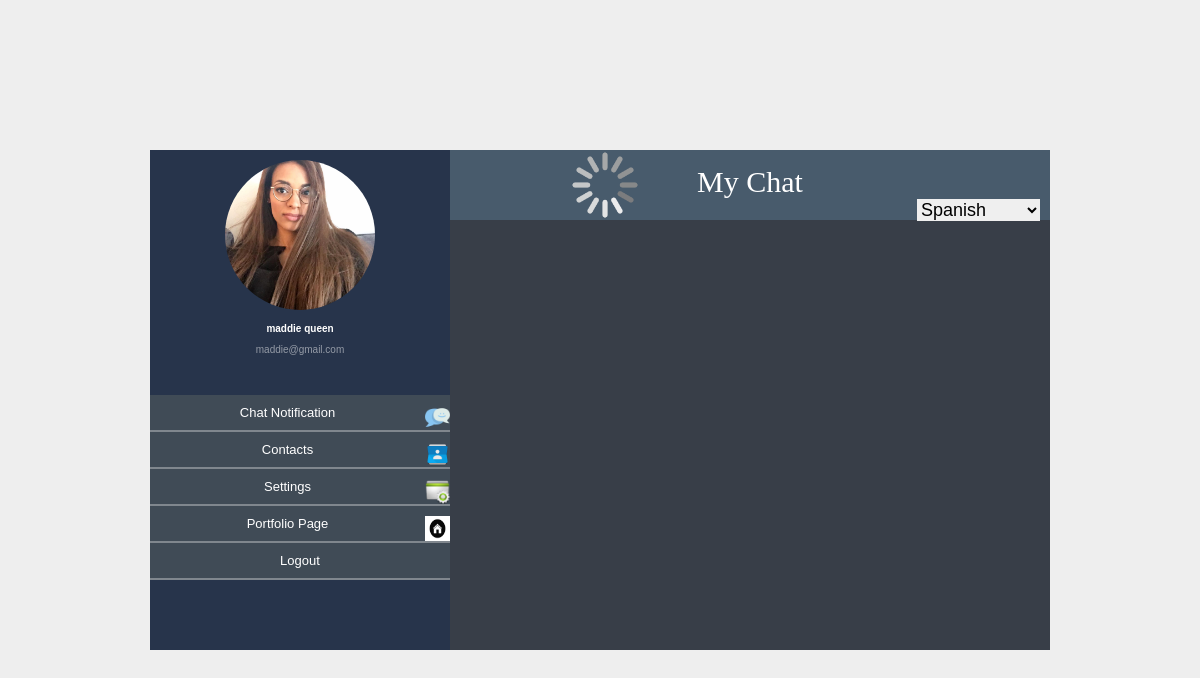
Page /app/index.php (signed in) on the committed database.
### tables this page shows
CREATE TABLE `users` (
  `user_id` int(11) NOT NULL,
  `unique_id` int(255) NOT NULL,
  `fname` varchar(255) NOT NULL,
  `lname` varchar(255) NOT NULL,
  `email` varchar(255) NOT NULL,
  `password` varchar(255) NOT NULL,
  `gender` varchar(100) NOT NULL,
  `img` varchar(255) NOT NULL,
  `status` varchar(255) NOT NULL,
  `date` date NOT NULL
);

### app/index.php (the view, shortened to what this page needs)
<?php include "../api/config/database.php";?>
<?php
if(isset($_SESSION['unique_id'])){
    $id = $_SESSION['unique_id'];
    $sql = mysqli_query($conn, "SELECT * FROM users WHERE unique_id = $id LIMIT 1");
    if(mysqli_num_rows($sql) > 0){
        $user = mysqli_fetch_assoc($sql);
    }else{
        header('Location: login.php');
    }
  }else{
    header('Location: login.php');
  }
?>
<?php  include "header.php" ?>
<body>
    <section id="wrapper" >
        <article id="left_pannel">
            <div class="profile__image">
                <img src="uploads/<?php echo $user['img']; ?>" />
            </div>
            <div class="profile__info">
                <p class="profile__name"><?php echo $user['fname']." ". $user['lname'];  ?></p>
                <p class="profile__email"><?php echo $user['email']; ?></p>
            </div>
            <div class="profile__menus">
                <label for="chat">Chat Notification <img src="ui/icons/talk.png" alt=""></label>
                <label for="contacts">Contacts <img src="ui/icons/contacts.png" alt=""></label>
                <label for="settings">Settings <img src="ui/icons/settings.png" alt=""></label>
                <label for="portfolio">Portfolio Page<img src="ui/icons/homepage.png" alt=""></label>
                <label for="logout" id="logout" >Logout </label>
            </div>
        </article>
        <article id="right_pannel">
            <div id="header">
                <div id="loader" class="loader_off"><img src="ui/icons/giphy.gif" alt=""></div>
                <span id="title">My Chat</span>
                <div class="language">
                    <select name="" id="0">
                    </select>
                </div>
            </div>
            <div id="container">
                <div id="inner_left_pannel">
                </div>
            </div>
        </article>
    </section>
</body>
</html>

### app/signup.css (style rules this page uses)
body { display: flex; align-items: center; justify-content: center; min-height: 100vh; background: #f7f7f7; padding: 0 10px; }

### app/style.css (style rules this page uses)
* { box-sizing: border-box; }
body { margin:0; padding:10px; font-family: Verdana, Geneva, Tahoma, sans-serif; background-color: #eee; }
#wrapper { max-width: 900px; max-height:500px; width:100%; margin:0 auto; display:flex; color:white; font-size:13px; }
#left_pannel { max-height:500px; flex:1; background:#27344b; text-align:center }
.profile__image { padding-top:10px; }
.profile__name { font-size:10px; font-weight: 600; }
.profile__email { font-size:10px; opacity:0.5 }
.profile__image img { width:50%; max-height:150px; object-fit: cover; border-radius: 50%; }
.profile__menus { margin-top:40px; }
.profile__menus label { display:block; border-bottom: 2px solid #ffffff55; padding:10px 0; background:#404b56; cursor: pointer; transition: all 1s ease; }
.profile__menus label img { width:25px; height:25px; float:right }
#right_pannel { max-height:500px; flex:2; display:flex; flex-direction: column; }
#header { height:70px; background:#485b6c; text-align:center; vertical-align: middle; padding-top:15px; font-family: Georgia, 'Times New Roman', Times, serif; font-size: 30px; position:relative }
.loader_on { position:absolute; margin-left:20%; margin-top:-15px; }
.loader_on img { width:100%; height:70px; }
#container { display:flex; overflow-y:auto }
#inner_left_pannel { flex:1; background:#383e48; min-height:430px; transition: all 1s ease-in; overflow: auto; }
.pdf, html, body { height: 100%; margin: 0; padding: 0; }
.language { display: flex; justify-content: flex-end; align-items: center; margin-left:50px; margin-bottom: 50px; }
.language select { border: none; outline: none; font-size: 18px; padding-right: 10px; margin-right:10px; margin-bottom: 10px; }

### rows in the picture
users: img (picture), fname "maddie", lname "queen", email "maddie@gmail.com"
